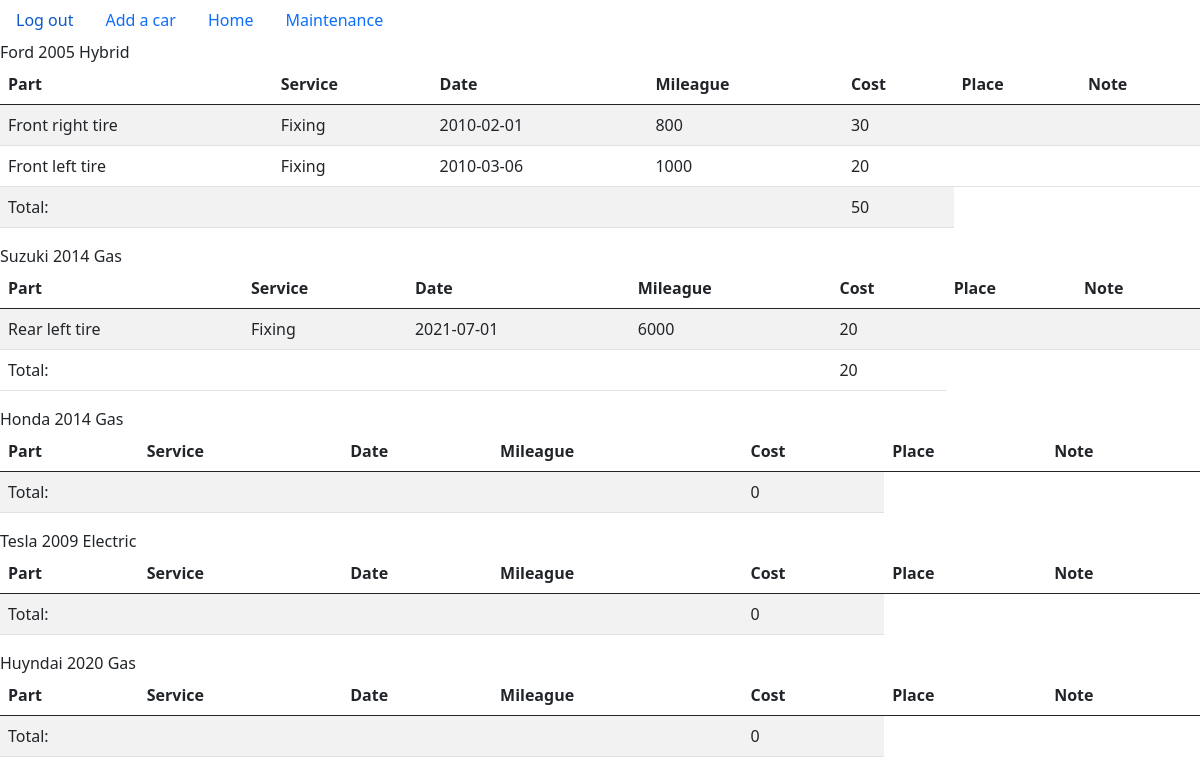
The page / (signed in) on the database its author committed.
### tables this page shows
CREATE TABLE history (
user_id int,
car_id int,
part varchar(255),
service varchar(255),
place varchar(255),
cost int,
note TEXT
, date text, mileague int);

### app.py (the view)
@app.route("/")
@login_required
def index():
    all_info = {}
    all_cars = get_cars(session["user_name"])
    cars_total = {}
    for car in all_cars:
        car_info = cursor.execute("SELECT * FROM history WHERE user_id=? AND car_id=?", (session["user_name"], car)).fetchall()
        car_info.sort(key=lambda symbol: datetime.strptime(symbol["date"], "%Y-%m-%d"))
        total = 0
        for dic in car_info:
            total = total + dic["cost"]
        all_info[all_cars[car]] = car_info
        cars_total[all_cars[car]] = total
    return render_template("index.html", all_info=all_info, cars_total=cars_total)

### app.py (called while the page is built)
@app.after_request
def after_request(response):
    response.headers["Cache-Control"] = "no-cache, no-store, must-revalidate"
    response.headers["Expires"] = 0
    response.headers["Pragma"] = "no-cache"
    return response

def dict_factory(cursor, row):
    d = {}
    for idx, col in enumerate(cursor.description):
        d[col[0]] = row[idx]
    return d

def get_cars(user_name):
    printed_cars = {}
    data = cursor.execute("SELECT * FROM cars WHERE user_id=?", (user_name,)).fetchall()
    for i in data:
        name = i["brand"] + " " + str(i["year"]) + " " + i["type"]
        printed_cars[i["car_id"]] = name
    return printed_cars

### helpers.py (called while the page is built)
def login_required(f):
    @wraps(f)
    def decorated_function(*args, **kwargs):
        if session.get("user_name") is None:
            return redirect("/login")
        return f(*args, **kwargs)
    return decorated_function

### templates/index.html (shortened to what this page needs)
{% extends "layout.html" %}
{% block main %}
{% for car in all_info %}
    <div>{{ car }}</div>
    <table class="table table-striped">
        <thead>
            <tr>
                <th>Part</th>
                <th>Service</th>
                <th>Date</th>
                <th>Mileague</th>
                <th>Cost</th>
                <th>Place</th>
                <th>Note</th>
            </tr>
        </thead>
        <tbody>
                {% for point in all_info[car] %}
                <tr>
                    <td>{{ point["part"] }}</td>
                    <td>{{ point["service"] }}</td>
                    <td>{{ point["date"] }}</td>
                    <td>{{ point["mileague"] }}</td>
                    <td>{{ point["cost"] }}</td>
                    <td>{{ point["place"] }}</td>
                    <td>{{ point["note"] }}</td>
                </tr>
                {% endfor %}
                <tr>
                    <td colspan="4">Total: </td>
                    <td>{{ cars_total[car] }}</td>
                </tr>
        </tbody>
    </table>
{% endfor %}
{% endblock %}

### templates/layout.html (shortened to what this page needs)
<!DOCTYPE html>
<html lang="en">
    <head>
    <link href="https://cdn.jsdelivr.net/npm/bootstrap@5.0.0-beta1/dist/css/bootstrap.min.css" rel="stylesheet">
    </head>
    <body>
        <div>
            {% if not session["user_name"] %}
            <nav class="nav">
              <a class="nav-link active" aria-current="page" href="/register">Register</a>
              <a class="nav-link" href="/login">Log in</a>
            </nav>
              {% else %}
              <nav class="nav">
                <a class="nav-link active" aria-current="page" href="/logout">Log out</a>
                <a class="nav-link active" aria-current="page" href="/add">Add a car</a>
                <a class="nav-link active" aria-current="page" href="/">Home</a>
                <a class="nav-link active" aria-current="page" href="/maintain">Maintenance</a>
              </nav>
              {% endif %}
        </div>
        <main>
            {% block main %}
            {% endblock %}
        </main>
    </body>
</html>

### rows shown on the page
history: part "Front right tire", service "Fixing", date "2010-02-01", mileague "800", cost "30"
history: part "Front left tire", service "Fixing", date "2010-03-06", mileague "1000", cost "20"
history: part "Rear left tire", service "Fixing", date "2021-07-01", mileague "6000", cost "20"

### other values the page prints
{{ car }} "Ford 2005 Hybrid" "Suzuki 2014 Gas" "Honda 2014 Gas" "Tesla 2009 Electric" "Huyndai 2020 Gas"
{{ cars_total[car] }} "50" "20" "0" "0" "0"
